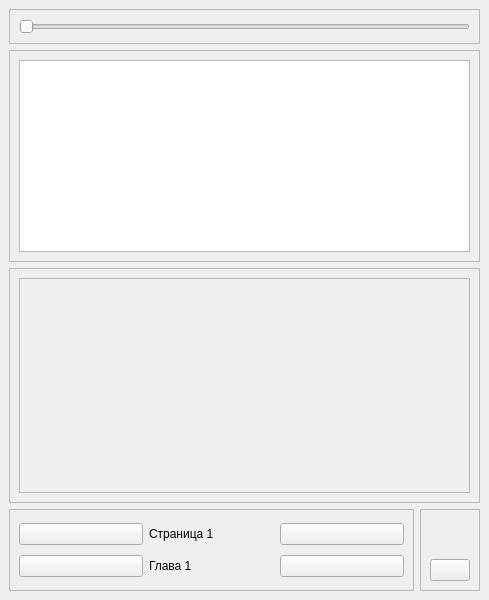
<?xml version="1.0" encoding="UTF-8"?>
<ui version="4.0">
 <class>ReaderWindow</class>
 <widget class="QMainWindow" name="ReaderWindow">
  <property name="geometry">
   <rect>
    <x>0</x>
    <y>0</y>
    <width>489</width>
    <height>600</height>
   </rect>
  </property>
  <property name="windowTitle">
   <string>MainWindow</string>
  </property>
  <property name="styleSheet">
   <string notr="true"/>
  </property>
  <property name="locale">
   <locale language="English" country="UnitedStates"/>
  </property>
  <widget class="QWidget" name="centralwidget">
   <property name="styleSheet">
    <string notr="true"/>
   </property>
   <layout class="QVBoxLayout" name="verticalLayout_4">
    <item>
     <widget class="QWidget" name="text_reader" native="true">
      <layout class="QVBoxLayout" name="verticalLayout_2" stretch="0,0">
       <property name="leftMargin">
        <number>0</number>
       </property>
       <property name="topMargin">
        <number>0</number>
       </property>
       <property name="rightMargin">
        <number>0</number>
       </property>
       <property name="bottomMargin">
        <number>0</number>
       </property>
       <item>
        <widget class="QFrame" name="size_frame">
         <property name="frameShape">
          <enum>QFrame::StyledPanel</enum>
         </property>
         <property name="frameShadow">
          <enum>QFrame::Raised</enum>
         </property>
         <layout class="QHBoxLayout" name="horizontalLayout">
          <item>
           <widget class="QSlider" name="text_size_slider">
            <property name="enabled">
             <bool>true</bool>
            </property>
            <property name="focusPolicy">
             <enum>Qt::NoFocus</enum>
            </property>
            <property name="minimum">
             <number>9</number>
            </property>
            <property name="maximum">
             <number>25</number>
            </property>
            <property name="orientation">
             <enum>Qt::Horizontal</enum>
            </property>
           </widget>
          </item>
         </layout>
        </widget>
       </item>
       <item>
        <widget class="QFrame" name="content_frame">
         <property name="frameShape">
          <enum>QFrame::StyledPanel</enum>
         </property>
         <property name="frameShadow">
          <enum>QFrame::Raised</enum>
         </property>
         <layout class="QVBoxLayout" name="verticalLayout_6">
          <item>
           <widget class="QTextBrowser" name="text">
            <property name="horizontalScrollBarPolicy">
             <enum>Qt::ScrollBarAlwaysOff</enum>
            </property>
            <property name="autoFormatting">
             <set>QTextEdit::AutoNone</set>
            </property>
            <property name="acceptRichText">
             <bool>true</bool>
            </property>
            <property name="textInteractionFlags">
             <set>Qt::NoTextInteraction</set>
            </property>
           </widget>
          </item>
         </layout>
        </widget>
       </item>
      </layout>
     </widget>
    </item>
    <item>
     <widget class="QFrame" name="image_reader">
      <property name="sizePolicy">
       <sizepolicy hsizetype="Preferred" vsizetype="Expanding">
        <horstretch>0</horstretch>
        <verstretch>0</verstretch>
       </sizepolicy>
      </property>
      <property name="frameShape">
       <enum>QFrame::StyledPanel</enum>
      </property>
      <property name="frameShadow">
       <enum>QFrame::Raised</enum>
      </property>
      <layout class="QHBoxLayout" name="horizontalLayout_2">
       <item>
        <widget class="QScrollArea" name="scrollArea">
         <property name="focusPolicy">
          <enum>Qt::NoFocus</enum>
         </property>
         <property name="styleSheet">
          <string notr="true"/>
         </property>
         <property name="widgetResizable">
          <bool>true</bool>
         </property>
         <property name="alignment">
          <set>Qt::AlignCenter</set>
         </property>
         <widget class="QWidget" name="scrollAreaWidgetContents">
          <property name="geometry">
           <rect>
            <x>0</x>
            <y>0</y>
            <width>449</width>
            <height>200</height>
           </rect>
          </property>
          <property name="autoFillBackground">
           <bool>true</bool>
          </property>
          <property name="styleSheet">
           <string notr="true"/>
          </property>
          <layout class="QVBoxLayout" name="verticalLayout_5">
           <property name="spacing">
            <number>6</number>
           </property>
           <property name="leftMargin">
            <number>0</number>
           </property>
           <property name="topMargin">
            <number>0</number>
           </property>
           <property name="rightMargin">
            <number>0</number>
           </property>
           <property name="bottomMargin">
            <number>0</number>
           </property>
           <item>
            <widget class="QLabel" name="img">
             <property name="styleSheet">
              <string notr="true"/>
             </property>
             <property name="alignment">
              <set>Qt::AlignCenter</set>
             </property>
             <property name="textInteractionFlags">
              <set>Qt::NoTextInteraction</set>
             </property>
            </widget>
           </item>
          </layout>
         </widget>
        </widget>
       </item>
      </layout>
     </widget>
    </item>
    <item>
     <layout class="QHBoxLayout" name="actions_layout">
      <item>
       <widget class="QFrame" name="actions_frame">
        <property name="sizePolicy">
         <sizepolicy hsizetype="Expanding" vsizetype="Preferred">
          <horstretch>0</horstretch>
          <verstretch>0</verstretch>
         </sizepolicy>
        </property>
        <property name="frameShape">
         <enum>QFrame::StyledPanel</enum>
        </property>
        <property name="frameShadow">
         <enum>QFrame::Raised</enum>
        </property>
        <layout class="QVBoxLayout" name="verticalLayout">
         <item>
          <layout class="QHBoxLayout" name="page_actions_btn">
           <item>
            <widget class="QPushButton" name="prev_page_btn">
             <property name="cursor">
              <cursorShape>PointingHandCursor</cursorShape>
             </property>
             <property name="focusPolicy">
              <enum>Qt::NoFocus</enum>
             </property>
             <property name="text">
              <string/>
             </property>
             <property name="shortcut">
              <string>Left</string>
             </property>
            </widget>
           </item>
           <item>
            <widget class="QLabel" name="page_label">
             <property name="text">
              <string>Страница 1</string>
             </property>
            </widget>
           </item>
           <item>
            <widget class="QPushButton" name="next_page_btn">
             <property name="cursor">
              <cursorShape>PointingHandCursor</cursorShape>
             </property>
             <property name="focusPolicy">
              <enum>Qt::NoFocus</enum>
             </property>
             <property name="text">
              <string/>
             </property>
             <property name="shortcut">
              <string>Right</string>
             </property>
            </widget>
           </item>
          </layout>
         </item>
         <item>
          <layout class="QHBoxLayout" name="chapter_actions_label">
           <item>
            <widget class="QPushButton" name="prev_chapter_btn">
             <property name="cursor">
              <cursorShape>PointingHandCursor</cursorShape>
             </property>
             <property name="focusPolicy">
              <enum>Qt::NoFocus</enum>
             </property>
             <property name="text">
              <string/>
             </property>
             <property name="shortcut">
              <string>Down</string>
             </property>
            </widget>
           </item>
           <item>
            <widget class="QLabel" name="chapter_label">
             <property name="text">
              <string>Глава 1</string>
             </property>
            </widget>
           </item>
           <item>
            <widget class="QPushButton" name="next_chapter_btn">
             <property name="cursor">
              <cursorShape>PointingHandCursor</cursorShape>
             </property>
             <property name="focusPolicy">
              <enum>Qt::NoFocus</enum>
             </property>
             <property name="text">
              <string/>
             </property>
             <property name="shortcut">
              <string>Up</string>
             </property>
            </widget>
           </item>
          </layout>
         </item>
        </layout>
       </widget>
      </item>
      <item>
       <widget class="QFrame" name="frame">
        <property name="frameShape">
         <enum>QFrame::StyledPanel</enum>
        </property>
        <property name="frameShadow">
         <enum>QFrame::Raised</enum>
        </property>
        <layout class="QVBoxLayout" name="verticalLayout_3">
         <item>
          <spacer name="verticalSpacer">
           <property name="orientation">
            <enum>Qt::Vertical</enum>
           </property>
           <property name="sizeType">
            <enum>QSizePolicy::Minimum</enum>
           </property>
           <property name="sizeHint" stdset="0">
            <size>
             <width>20</width>
             <height>40</height>
            </size>
           </property>
          </spacer>
         </item>
         <item>
          <widget class="QPushButton" name="fullscreen_btn">
           <property name="cursor">
            <cursorShape>PointingHandCursor</cursorShape>
           </property>
           <property name="focusPolicy">
            <enum>Qt::NoFocus</enum>
           </property>
           <property name="text">
            <string/>
           </property>
           <property name="shortcut">
            <string>F11</string>
           </property>
           <property name="checkable">
            <bool>true</bool>
           </property>
          </widget>
         </item>
        </layout>
       </widget>
      </item>
     </layout>
    </item>
   </layout>
  </widget>
 </widget>
 <resources>
  <include location="../../../nlight_res.qrc"/>
 </resources>
 <connections/>
</ui>
